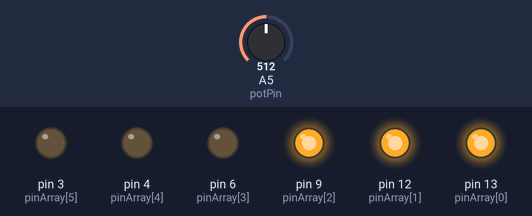
This sketch was run on a simulated Arduino Uno, built with avr-gcc and run on an emulated ATmega328P. Shown: output pins drawn as LEDs (lit = HIGH). Inputs (shaded band) come from the test bench; at power-on: A5 (potPin) = 512.

Above: at 1.2 s.
1.3 s: A5 (potPin) set to 664
2.8 s: A5 (potPin) set to 689
At 3.9 s:
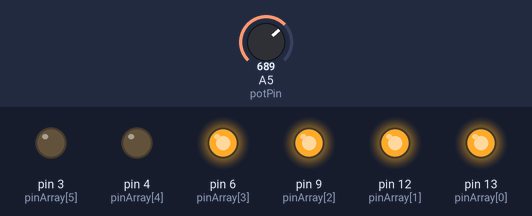
4.3 s: A5 (potPin) set to 511
At 5.1 s:
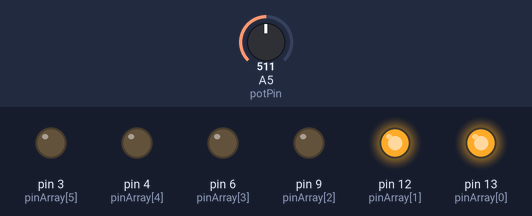
5.8 s: A5 (potPin) set to 351
7.3 s: A5 (potPin) set to 325
At 8.5 s:
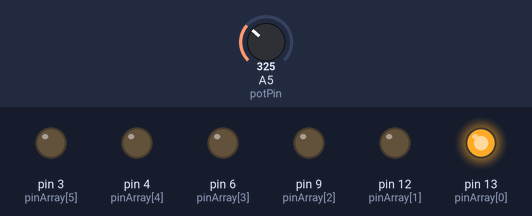
8.8 s: A5 (potPin) set to 716
At 9.7 s:
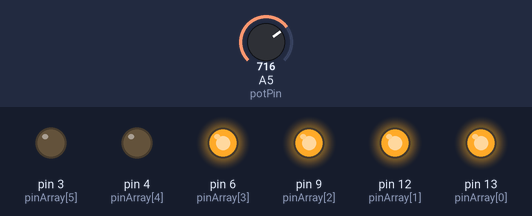
Timing chart, 0 to 11.3 s (numbered marks = the images above; inputs shaded):
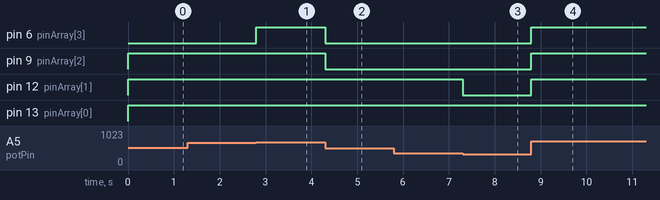

The sketch:

Opdracht_4.ino
```cpp
// Alle pins die ik gebruik
const int pinArray[] = {13, 12, 9, 6, 4, 3};
// Aantal pins
const int pinAmount = 6;
// Analoge pot pin
const int potPin = A5;
// Potwaarde, beginnend met 0
int potValue = 0;

// Methode om alle pins ouput te geven
void giveAllPinsOutput() {
  for (int i = 0; i < 6; i++) {
    pinMode(pinArray[i], OUTPUT);
  }
}

// Method om de leds aan te doen met de rotatie
void turnOnLedsWithRotation(int value) {
  // Map maken met de value parameter de waardes van de potmeter zelf en het aantal pins
  int turnOn = map(value, 0, 1023, 0, pinAmount);
  for (int i = 0; i < 6; i++) {
    // Zet de pin aan als die nog niet aan staat
    if (i < turnOn) {
      digitalWrite(pinArray[i], HIGH);
    // Zet de pin uit als die aan staat
    } else {
      digitalWrite(pinArray[i], LOW);
    }
  }
}

// Setup
void setup() {
  giveAllPinsOutput();
}

// Loop
void loop() {
  // Potwaarde uitlezen van de analoge pin
  potValue = analogRead(potPin);
  // Potwaarde meegeven als parameter
  turnOnLedsWithRotation(potValue);
}
```

Measured:
- the behaviour switches between 681 and 682 on A5 (potPin) (found by bisection; images 0 and 1)
- the behaviour switches between 341 and 340 on A5 (potPin) (found by bisection; images 2 and 3)
- after the input at 1.3 s, every drawn part: stays the same
- after the input at 2.8 s, pin 6 (pinArray[3]): LOW → HIGH at once
- after the input at 4.3 s, pin 6 (pinArray[3]), pin 9 (pinArray[2]): HIGH → LOW at once
- after the input at 5.8 s, every drawn part: stays the same
- after the input at 7.3 s, pin 12 (pinArray[1]): HIGH → LOW at once
- after the input at 8.8 s, pin 6 (pinArray[3]), pin 9 (pinArray[2]), pin 12 (pinArray[1]): LOW → HIGH at once
